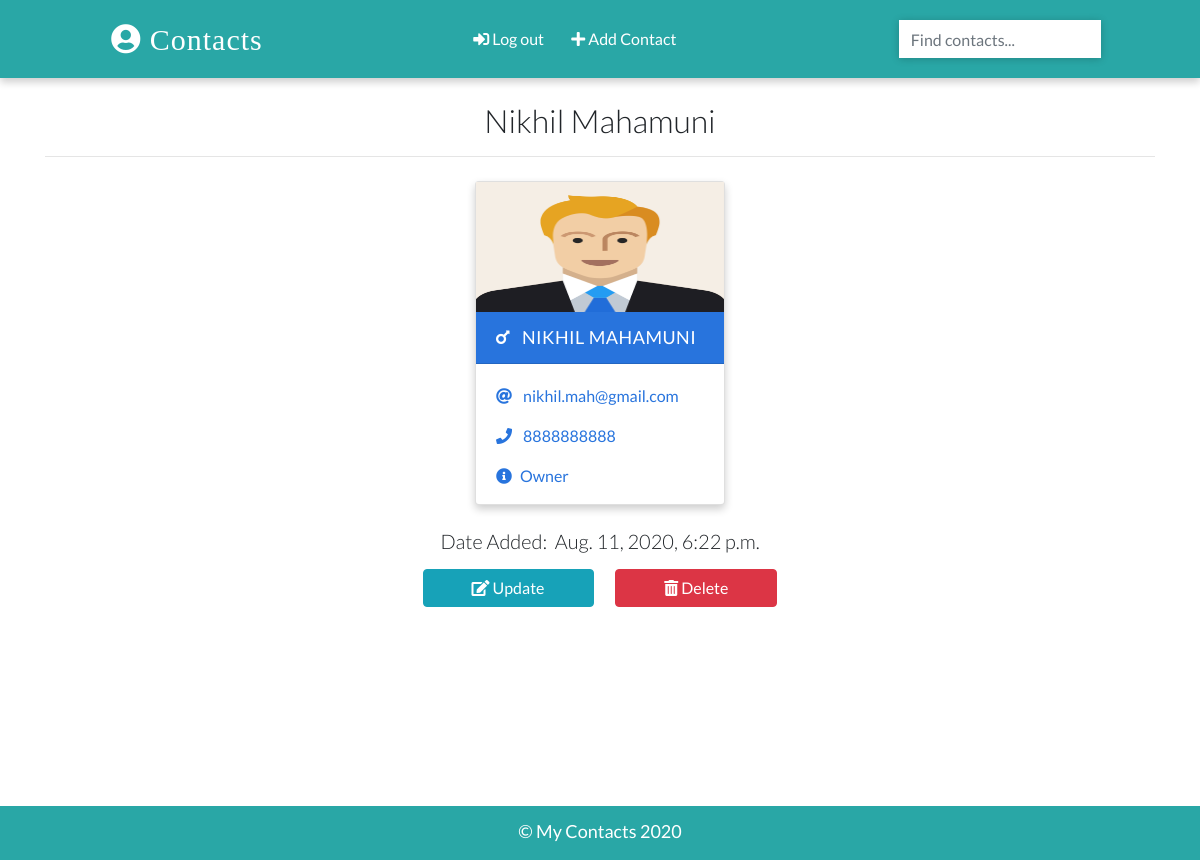
Screenshot of /detail/13 (signed in) with the database file from the repository.
### app/models.py (models this page shows, shortened)
class Contact(models.Model):
    manager = models.ForeignKey(User, on_delete = models.CASCADE, default = None)
    name = models.CharField(max_length = 20)
    email = models.EmailField(max_length = 100)
    phone = models.IntegerField()
    info = models.CharField(max_length=30)
    gender = models.CharField(max_length=50, choices=(
        ('male', 'Male'),
        ('female', 'Female')
    ))
    image = models.ImageField(upload_to='images/', blank = True)
    date_added = models.DateTimeField(default=datetime.now)
    class Meta:
        ordering = ['-id']

### app/views.py (the view)
# urls.py: path('detail/<int:pk>', views.ContactDetailView.as_view(), name='detail'),
class ContactDetailView(LoginRequiredMixin, DetailView):
    template_name = 'app/detail.html'
    model = Contact
    context_object_name = 'contact'

### templates/app/detail.html (shortened to what this page needs)
{% extends 'base.html' %}
{% load static %}
{% block body_block %}
  {% if contact.manager == request.user %}
    <div class="container">
      <h2 class="heading font-weight-light text-center">{{ contact.name }}</h2>
      <hr />
    </div>
    <div class="container main-part">
      {% include 'partials/_cards.html' %}
    </div>
    <div class="container mt-3">
      <h5 class="text-center my-3 font-weight-light">Date Added: &nbsp;{{ contact.date_added }}</h5>
      <p class="text-center text-light">
        <a href="{% url 'app:update' contact.id %}" class="btn btn-info px-5">
          <i class="fas fa-edit"></i>&nbsp;Update
        </a>
        <a href="{% url 'app:delete' contact.id %}" class="btn btn-danger px-5">
          <i class="fas fa-trash-alt"></i>&nbsp;Delete
        </a>
      </p>
    </div>
  {% else %}
    <div class="container">
      <h2 class="heading font-weight-light text-center">You don't have access to this page</h2>
    </div>
  {% endif %}
{% endblock %}

### templates/base.html (shortened to what this page needs)
<!DOCTYPE html>
{% load static %}
<html lang="en">
  <head>
    <link
      rel="stylesheet"
      href="https://stackpath.bootstrapcdn.com/bootstrap/4.2.1/css/bootstrap.min.css"
    />
    <link rel="stylesheet" href="{% static './css/main.css' %}" />
    <link
      rel="stylesheet"
      href="https://use.fontawesome.com/releases/v5.6.3/css/all.css"
    />
  </head>
  <body>
    <nav>
      <a class="logo" href="{% url 'app:home' %}">
        <i class="fas fa-user-circle"></i>&nbsp;Contacts
      </a>
      <p class="feature-lin m-0 p-0">
        {% if request.user.is_authenticated %}
          <a href="{% url 'logout' %}" class="mr-4 text-white">
            <i class="fas fa-sign-in-alt"></i>&nbsp;Log out
          </a>
          <a href="{% url 'app:create' %}" class="mr-4 text-white">
            <i class="fas fa-plus"></i>&nbsp;Add Contact
          </a>
        {% endif %}
      </p>
      <form class="form-inline my-2" action="{% url 'app:search' %}" method="GET">
        <input
          class="form-control search-box"
          type="search"
          placeholder="Find contacts..."
          name = "search_term"
          value = "{{search_term}}"
        />
      </form>
    </nav>
    <br />
    <div class="main_body">
      {% block body_block %}
      {% endblock %}
    </div>
    <footer class="mt-4 p-2">
      <p class="text-center p-1 m-0">&copy; My Contacts 2020</p>
    </footer>
    </body>
</html>

### templates/partials/_cards.html (shortened to what this page needs)
{% load static %}
{% if contact.gender == 'male' %}
  <div class="card my-2 mx-2 boy-card">
    <img src="{% if contact.image %}
                {{ contact.image.url }}
              {% else %}
                {% static '/images/boy.png' %}
              {% endif %}"
          class="img-fluid" />
    <div class="card-header">
      <a href="{% url 'app:detail' contact.id %}" class="text-white header-link"
        ><i class="fas fa-mars mr-2"></i> {{contact.name}}</a
      >
    </div>
    <div class="card-body pb-0">
      <p>
        <i class="fas fa-at mr-2"></i>
        <a href="{{ contact.email }}">{{ contact.email }}</a>
      </p>
      <p>
        <i class="fas fa-phone mr-2"></i>
        <a href="tel:{{ contact.phone }}">{{ contact.phone }}</a>
      </p>
      <p><i class="fas fa-info-circle mr-2"></i>{{ contact.info }}</p>
    </div>
  </div>
{% endif %}

### static/css/main.css (style rules this page uses)
:root { --back: #29a7a6; --girl: #e64298; --boy: #2874dd; }
body { font-family: Lato, sans-serif; }
.main_body { min-height: 85vh; }
nav { font-weight: light; display: flex; justify-content: space-around; background-color: var(--back); align-items: center; padding-top: 12px; padding-bottom: 12px; box-shadow: 0 4px 8px 0 rgba(0, 0, 0, 0.2); }
.logo { font-size: 30px; letter-spacing: 1px; color: white; padding: 2px 12px; border-radius: 8px; font-family: cursive; }
form { position: relative; }
input { border-radius: 0px !important; width: 250px; border: none !important; box-shadow: 0 1px 8px 0 rgba(0, 0, 0, 0.2); }
.card { box-shadow: 0 4px 8px 0 rgba(0, 0, 0, 0.2); transition: 0.3s; min-width: 250px; box-sizing: border-box; }
img { height: 130px !important; }
.card-header { font-size: 18px; letter-spacing: 0.5px; text-transform: uppercase; }
.boy-card .card-header { background-color: var(--boy); }
.boy-card .card-body, .boy-card .card-body p a { color: var(--boy); }
.card-body p { cursor: pointer; }
.main-part { display: flex; flex-wrap: wrap; justify-content: space-evenly; }
footer { background-color: var(--back); color: white; font-size: 18px; border-bottom: 3px solid var(--back); }

### rows the page displays
Contact: name "Nikhil Mahamuni", name "NIKHIL MAHAMUNI", email "nikhil.mah@gmail.com", phone "8888888888", info "Owner", date_added "Aug. 11, 2020, 6:22 p.m."
